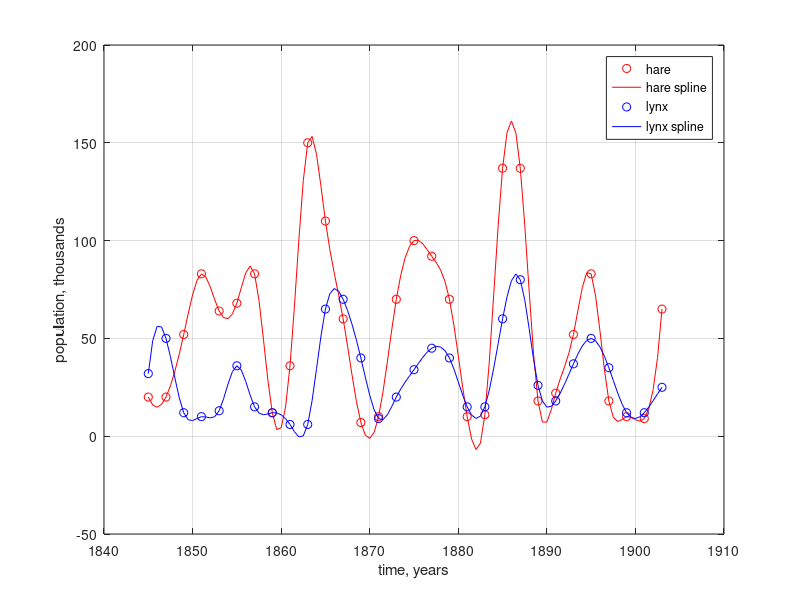

Source code (MATLAB): (Note: this script raises an error after producing the figure.)
% ModellingFromMeasurement 
% Homework exercise 1.2

% Hare&Lynx - time-delayed:
% - custom hankle matrix 
% - exact DMD
% - opt DMD
% - Bagging exact DMD
% - Bagging opt DMD

clear; close all; clc;

% set random generator and spline flag for apporximation:
rng(1)

spline_flag = 1;

t0 = 1845; % Initial year for the observation
t1 = 1903; % Final yar for the observation
dt = 2; % Time intervals (2 years)
t = t0:dt:t1;

hare =  [20, 20, 52, 83, 64, 68, 83, 12, 36, 150, 110, 60, 7, 10, 70, 100, 92, 70, 10, 11, 137, 137, 18, 22, 52, 83, 18, 10, 9, 65];
lynx =  [32, 50, 12, 10, 13, 36, 15, 12, 6, 6, 65, 70, 40, 9, 20, 34, 45, 40, 15, 15, 60, 80, 26, 18, 37, 50, 35, 12, 12, 25];


if spline_flag
    % If spline flag == 1, verranno utilizzte delle spline per interpolare
    % i punti
    spline_dt = 0.5;
    spline_t = t0:spline_dt:t1;
    
    figure
    s_hare = spline(t,hare,spline_t);
    plot(t,hare,'ro',spline_t,s_hare,'r'); hold on; grid on;
    s_lynx = spline(t,lynx,spline_t);
    plot(t,lynx,'bo',spline_t,s_lynx,'b')
    ylabel("population, thousands")
    xlabel("time, years")
    legend("hare","hare spline","lynx","lynx spline")
    
    % new names:
    hare = s_hare;
    lynx = s_lynx;
    t = spline_t;
    dt = spline_dt;

end

time_series = [hare; lynx];
[~,n_snapshots] = size(time_series); % n_snap = 30 time intervals

% Hankle matrix
e_t = 90; %Number of time snapshot into one row of the hankel matrix
t_h = t(1:e_t); % New time vector (one)
H = time_hankel(time_series,e_t);

%% Exact DMD with time-delayed embeddings

figure
plot(t,hare,'r',t,lynx,'b'); hold on; grid on;

x_0 = H(:,1);

hare_line = ["r--","r-*","r-+",];
lynx_line = ["b--","b-*","b-+",];
r = [5 10 15];

for ii = 1:numel(r)
    [x_dmd,eigenval] = exact_DMD(H,t,x_0,'r',r(ii));

    plot(t,real(x_dmd(1,:)),hare_line(ii));
    plot(t,real(x_dmd(2,:)),lynx_line(ii));
end
ylabel("population, thousands")
xlabel("time, years")
legend('hare','lynx','hare r=5','lynx r=5','hare r=10','lynx r=10',...
    'hare r=15','lynx r=15')

%% Optimal DMD with time delayed embeddings

% r = 1;
figure
plot(t,hare,'r',t,lynx,'b'); hold on; grid on;

hare_line = ["r--","r-*","r-+",];
lynx_line = ["b--","b-*","b-+",];
r = [5 10 15];

for ii = 1:numel(r)

    % Linear constraints for the optizer in optdmd.
    % We here specify that the eigenvalues must have only negative-real part
    % while every value for the imaginary part is allowed.
    low_b = [-Inf*ones(r(ii),1); -Inf*ones(r(ii),1)];
    upp_b = [zeros(r(ii),1); Inf*ones(r(ii),1)];
    
    copts = varpro_lsqlinopts('lbc',low_b,'ubc',upp_b);
    opts = []; 
    
    %[w,e,b] = optdmd(H,t,r(ii),1,opts,[],[],copts);
    [w,e,b] = optdmd(H,t_h,r(ii),1,opts,[],[],copts);
    x_opt_dmd = w*diag(b)*exp(e*t);
    
    plot(t,real(x_opt_dmd(1,:)),hare_line(ii)); hold on; grid on;
    plot(t,real(x_opt_dmd(2,:)),lynx_line(ii)); 

end
ylabel("population, thousands")
xlabel("time, years")
legend('hare','lynx','hare r=5','lynx r=5','hare r=10','lynx r=10',...
    'hare r=15','lynx r=15')

%% Bgging Generator

% 3 Hyperpar: 
n_samples = 80; % must be less than 30 (or )
n_learners = 200; % Number of models that will be built
e_t = 15;

% NOTE: in case of time-delayed models and bagging, the system is extremely 
% sensible to variation in the number of samples per subset.

% Random indices to create a bagging model
idx_bag_mat = zeros(n_learners,n_samples);
for ii = 1:n_learners
    rand_vector = sort(randsample(1:n_snapshots,n_samples));
    idx_bag_mat(ii,:) = rand_vector;
end

%% Exact dmd with bagging ================================================

% number of latent varibales
r = 8;

figure
bag_ex_dmd.hare = zeros(n_learners,n_snapshots);
bag_ex_dmd.lynx = zeros(n_learners,n_snapshots);
for ii = 1:n_learners
    % Extraction of the random (but sorted) indices
    idx_bag = idx_bag_mat(ii,:);

    % Extraction of the data matrix and time vector
    X = time_series(:,idx_bag);
    H = time_hankel(X,e_t);

    % Exact DMD
    [x_dmd,~] = exact_DMD(H,t,H(:,1),r);
    bag_ex_dmd.hare(ii,:) = real(x_dmd(1,:));
    bag_ex_dmd.lynx(ii,:) = real(x_dmd(2,:));

    % Plot
    plot(t,real(bag_ex_dmd.hare(ii,:)),'color',[0.9 0.7 0.7],'LineWidth',0.52); hold on;
    plot(t,real(bag_ex_dmd.lynx(ii,:)),'color',[0.7 0.7 0.9],'LineWidth',0.2); grid on;
    clear x_dmd
end

% Computation of mean and STD
bag_ex_dmd.hare_mean = mean(bag_ex_dmd.hare);
bag_ex_dmd.hare_std = std(bag_ex_dmd.hare);
bag_ex_dmd.lynx_mean = mean(bag_ex_dmd.lynx);
bag_ex_dmd.lynx_std = std(bag_ex_dmd.lynx);

% Confidence hare
t_conf = [t t(end:-1:1)];
y = bag_ex_dmd.hare_mean-bag_ex_dmd.hare_std;
hare_conf = [bag_ex_dmd.hare_mean+bag_ex_dmd.hare_std, y(end:-1:1)];
r_area = fill(t_conf,hare_conf,'blue');
r_area.FaceColor = [1 0.8 0.8]; 
r_area.FaceAlpha = 0.7;
r_area.EdgeColor = 'none';  

% Confidence lynx
y = bag_ex_dmd.lynx_mean-bag_ex_dmd.lynx_std;
lynx_conf = [bag_ex_dmd.lynx_mean+bag_ex_dmd.lynx_std, y(end:-1:1)];
b = fill(t_conf,lynx_conf,'blue');
b.FaceColor = [0.8 0.8 1]; 
b.FaceAlpha = 0.7;
b.EdgeColor = 'none';  

% Plot means
ylabel("population, thousands")
xlabel("time, years")
a = plot(t,bag_ex_dmd.hare_mean,'r','LineWidth',2,'DisplayName','mean hare');
b = plot(t,bag_ex_dmd.lynx_mean,'b','LineWidth',2,'DisplayName','mean lynx');
legend([a,b])

%% Optimal dmd with bagging ================================================

% reduced space dimension
r = 8;

% Linear constraints for the optizer in optdmd.
% We here specify that the eigenvalues must have only negative-real part
% while every value for the imaginary part is allowed.
low_b = [-Inf*ones(r,1); -Inf*ones(r,1)];
upp_b = [zeros(r,1); Inf*ones(r,1)];

copts = varpro_lsqlinopts('lbc',low_b,'ubc',upp_b);
opts = []; 

figure
bag_op_dmd.hare = NaN(n_learners,n_snapshots);
bag_op_dmd.lynx = NaN(n_learners,n_snapshots);
bag_op_dmd.t = NaN(n_learners,n_samples);

for ii = 1:n_learners %64
    % Extraction of the random (but sorted) indices
    idx_bag = idx_bag_mat(ii,:);

    % Extraction of the data matrix and time vector
    X = time_series(:,idx_bag);
    t_bag = t(idx_bag);
    bag_op_dmd.t(ii,:) = t_bag;
    t_h = t_bag(1:e_t);

    % Hankel matrix
    H = time_hankel(X,e_t);

    % optimal DMD
    [w,e,b] = optdmd(H,t_h,r,1,opts,[],[],copts);


    % We retain only the models with non-positive eigenvalues and
    % non-positive eigenvectors' elements
    %if any([real(w) <= 0; real(e).' <= 0])
    % Computing next states
    x_opt_dmd = w*diag(b)*exp(e*t);
    bag_op_dmd.hare(ii,:) = real(x_opt_dmd(1,:));
    bag_op_dmd.lynx(ii,:) = real(x_opt_dmd(2,:)); 
    
    % plots
    plot(t,real(bag_op_dmd.hare(ii,:)),'color',[0.9 0.7 0.7],'LineWidth',0.2); hold on;
    plot(t,real(bag_op_dmd.lynx(ii,:)),'color',[0.7 0.7 0.9],'LineWidth',0.2); grid on;
    %end
    clear x_dmd
end

% Computation of mean and STD
bag_op_dmd.hare_mean = mean(bag_op_dmd.hare,'omitnan');
bag_op_dmd.hare_std = std(bag_op_dmd.hare,'omitnan');
bag_op_dmd.lynx_mean = mean(bag_op_dmd.lynx,'omitnan');
bag_op_dmd.lynx_std = std(bag_op_dmd.lynx,'omitnan');

% Confidence hare
t_conf = [t t(end:-1:1)];
y = bag_op_dmd.hare_mean-bag_op_dmd.hare_std;
hare_conf = [bag_op_dmd.hare_mean+bag_op_dmd.hare_std, y(end:-1:1)];
r = fill(t_conf,hare_conf,'blue');
r.FaceColor = [1 0.8 0.8]; 
r.FaceAlpha = 0.7;
r.EdgeColor = 'none';  

% Confidence lynx
y = bag_op_dmd.lynx_mean-bag_op_dmd.lynx_std;
lynx_conf = [bag_op_dmd.lynx_mean+bag_op_dmd.lynx_std, y(end:-1:1)];
b = fill(t_conf,lynx_conf,'blue');
b.FaceColor = [0.8 0.8 1]; 
b.FaceAlpha = 0.7;
b.EdgeColor = 'none';  

% Plot means
ylabel("population, thousands")
xlabel("time, years")
a = plot(t,bag_op_dmd.hare_mean,'r','LineWidth',2,'DisplayName','mean hare');
b = plot(t,bag_op_dmd.lynx_mean,'b','LineWidth',2,'DisplayName','mean lynx');
legend([a,b])
